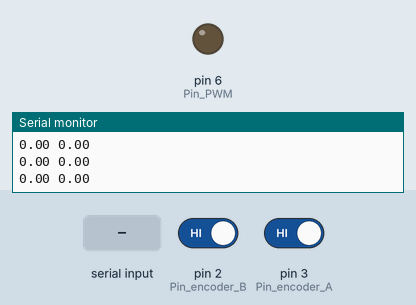
A sketch run on a simulated Arduino Uno, built with avr-gcc and run on an emulated ATmega328P. On the bench: output pins drawn as LEDs (lit = HIGH), the last lines printed to the serial monitor. Inputs (shaded band) come from the test bench; at power-on: pin 2 (Pin_encoder_B) HIGH, pin 3 (Pin_encoder_A) HIGH.

Above: at 1.2 s.
1.3 s: "90,45\n" received over Serial
At 2.0 s:
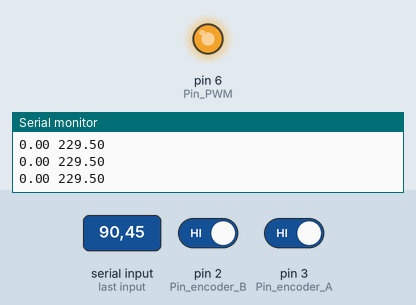
2.9 s: "30,150\n" received over Serial
At 4.2 s:
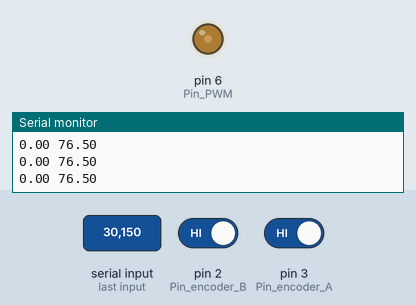
4.5 s: "1\n" received over Serial
At 5.6 s:
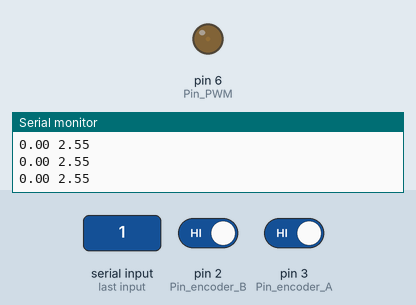
6.1 s: "90\n" received over Serial
At 6.9 s:
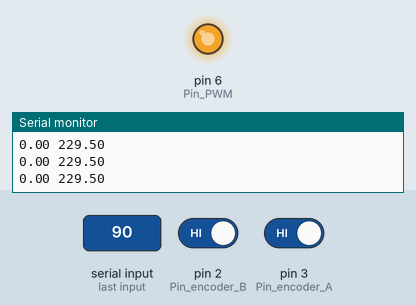
Timing chart, 0 to 8.7 s (numbered marks = the images above; inputs shaded):
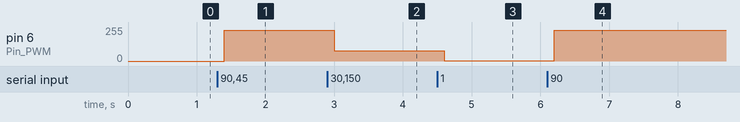

The sketch:

lectura_encoder.ino
```cpp
#include <TimerOne.h>
#include <MeanFilterLib.h>

// Constantes
const uint16_t cuentas_max = 6533;
const float dt = 100;

// Variables lectura encoder
volatile int32_t cuentas = 0;
volatile int8_t last_state = 0, current_state = 0;

// Variables calculo velocidad
MeanFilter<float> meanFilter(10);
float current_position = 0.0, last_position = 0.0;
double velocidad = 0.0;
double velocidadf = 0.0, RPM = 0.0;

// Variables PWM
double PWM = 0.0;
int Abs_PWM = 0.0;

// Variables Serial
const byte numChars = 32;
char receivedChars[numChars];
boolean newData = false;
float dataNumber = 0.0, Setpoint = 0.0;
unsigned long PrintTime = 50;
unsigned long currentTime = 0, lastPrintTime = 0;

// Pines
int Pin_encoder_A = 3, Pin_encoder_B = 2;
int Pin_DIR = 5, Pin_PWM = 6;

void setup()
{
	Serial.begin(115200);

	pinMode(Pin_encoder_A,INPUT_PULLUP);
	pinMode(Pin_encoder_B,INPUT_PULLUP);

  TCCR0B = TCCR0B & B11111000 | B00000010;   // Set PWM frequency of 7812.50 Hz for D5 & D6

	cli();
	attachInterrupt(digitalPinToInterrupt(Pin_encoder_A), lectura_encoder, CHANGE);
	attachInterrupt(digitalPinToInterrupt(Pin_encoder_B), lectura_encoder, CHANGE);
	Timer1.initialize(dt*1000); //Pines 9 y 10
	Timer1.attachInterrupt(ISR_Timer) ;
	sei();
}

void loop()
{

  LeerSerial();
  ObtenerPWM();

  currentTime = millis();
  if (currentTime - lastPrintTime >= PrintTime) {
    lastPrintTime = currentTime;
    EnviarDatos();
  }

}

void ISR_Timer()
{

    if (PWM > 0) {

        digitalWrite(Pin_DIR,LOW);
        analogWrite(Pin_PWM,Abs_PWM);

    }
    else if (PWM < 0) {

        digitalWrite(Pin_DIR,HIGH);
        analogWrite(Pin_PWM,Abs_PWM);

    }
    else {

        digitalWrite(Pin_DIR,LOW);
        analogWrite(Pin_PWM,0);

    }

  current_position = (cuentas*2*PI)/cuentas_max;
  velocidad = (current_position - last_position)/(dt/1000);
  velocidad = meanFilter.AddValue(velocidad);
  velocidadf = abs(velocidad);
  RPM = (velocidad/(2*PI))*60;

  last_position = current_position;

}

void lectura_encoder()
{
    if(digitalRead(Pin_encoder_A)==1)
      bitSet(current_state,1);
    else
      bitClear(current_state,1);

    if(digitalRead(Pin_encoder_B)==1)
      bitSet(current_state,0);
    else
      bitClear(current_state,0);

    if(last_state==3 && current_state==1)
      cuentas++;
    if(last_state==1 && current_state==0)
      cuentas++;
    if(last_state==0 && current_state==2)
      cuentas++;
    if(last_state==2 && current_state==3)
      cuentas++;

    if(last_state==3 && current_state==2)
      cuentas--;
    if(last_state==2 && current_state==0)
      cuentas--;
    if(last_state==0 && current_state==1)
      cuentas--;
    if(last_state==1 && current_state==3)
      cuentas--;

    last_state = current_state;
}

void LeerSerial() {
    static byte ndx = 0;
    char endMarker = '\n';
    char rc;

    if (Serial.available() > 0) {
        rc = Serial.read();

        if (rc != endMarker) {
            receivedChars[ndx] = rc;
            ndx++;
            if (ndx >= numChars) {
                ndx = numChars - 1;
            }
        }
        else {
            receivedChars[ndx] = '\0';
            ndx = 0;
            newData = true;
        }
    }
}

void ObtenerPWM() {
    if (newData == true) {
        dataNumber = 0;
        dataNumber = atof(receivedChars);
        PWM = dataNumber/100.0*255.0;
        Abs_PWM = abs(PWM);
        newData = false;
    }
}

void EnviarDatos(){
  //Serial.print("Cuentas: ");
  //Serial.print(cuentas);
  //Serial.print(" Velocidad: ");
  Serial.print(RPM);
  //Serial.print(abs(Dato2-velocidad));
  Serial.print(" ");
  Serial.print(PWM);
  //Serial.print(" ");
  //Serial.print(-500);
  //Serial.print(" ");
  //Serial.print(500);
  //Serial.print(" ");
  //Serial.print(-10);
  Serial.println(" ");
}
```

Measured:
- after the input at 1.3 s, pin 6 (Pin_PWM): 0/255 → 229/255 after 0.10 s
- after the input at 2.9 s, pin 6 (Pin_PWM): 229/255 → 76/255 after 0.10 s
- after the input at 4.5 s, pin 6 (Pin_PWM): 76/255 → 2/255 after 0.10 s
- after the input at 6.1 s, pin 6 (Pin_PWM): 2/255 → 229/255 after 0.10 s
